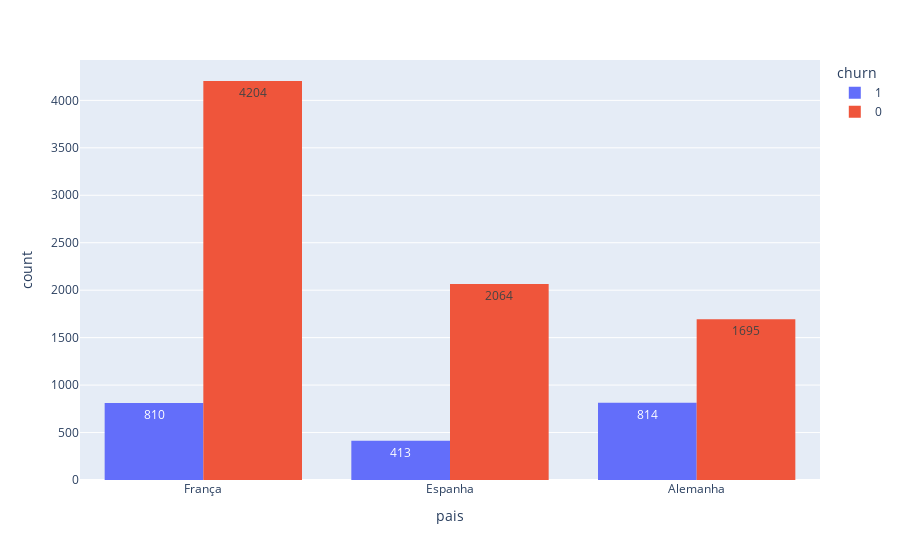

This figure's notebook cell:
### Code cell
px.histogram(dados, x='pais', text_auto = True, color='churn', barmode = 'group')

### Figure 1 — Plotly figure (JSON) as saved in the notebook; plotly's stock layout.template omitted (floating-point values rounded to 4 significant figures; data arrays with more than 128 entries replaced by an {"elided": "..."} marker saying what was removed)
{"data": [{"alignmentgroup": "True", "bingroup": "x", "hovertemplate": "churn=1<br>pais=%{x}<br>count=%{y}<extra></extra>", "legendgroup": "1", "marker": {"color": "#636efa", "pattern": {"shape": ""}}, "name": "1", "offsetgroup": "1", "orientation": "v", "showlegend": true, "texttemplate": "%{value}", "type": "histogram", "x": {"elided": "2037 str values"}, "xaxis": "x", "yaxis": "y"}, {"alignmentgroup": "True", "bingroup": "x", "hovertemplate": "churn=0<br>pais=%{x}<br>count=%{y}<extra></extra>", "legendgroup": "0", "marker": {"color": "#EF553B", "pattern": {"shape": ""}}, "name": "0", "offsetgroup": "0", "orientation": "v", "showlegend": true, "texttemplate": "%{value}", "type": "histogram", "x": {"elided": "7963 str values"}, "xaxis": "x", "yaxis": "y"}], "layout": {"barmode": "group", "legend": {"title": {"text": "churn"}, "tracegroupgap": 0}, "margin": {"t": 60}, "xaxis": {"anchor": "y", "domain": [0, 1], "title": {"text": "pais"}}, "yaxis": {"anchor": "x", "domain": [0, 1], "title": {"text": "count"}}}}
